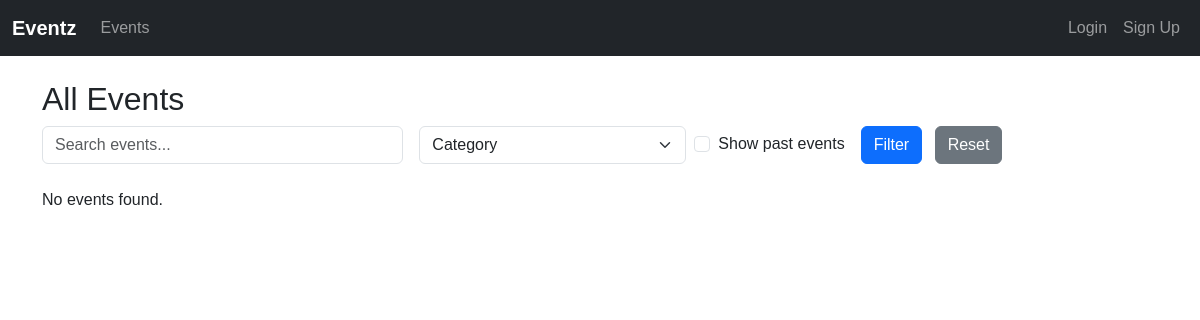
/events/, run on an earlier commit of the app's database.
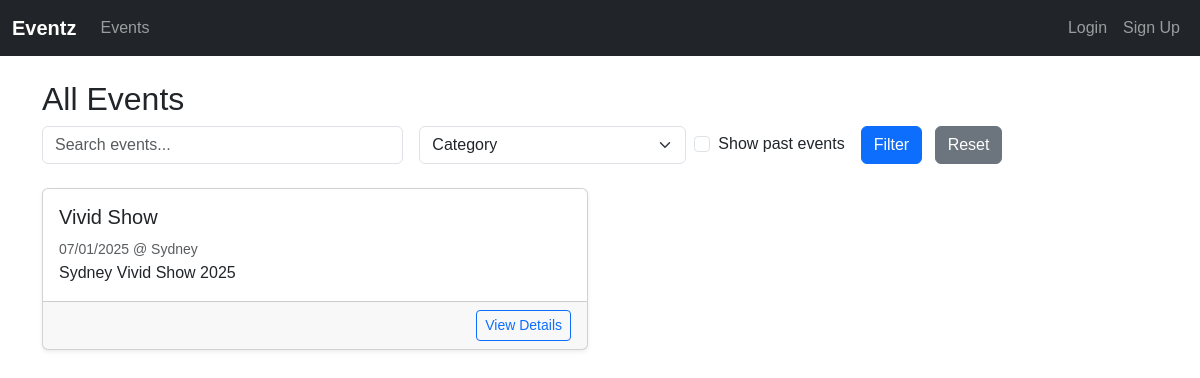
And on a later commit of the database.
### events/models.py (models this page shows, shortened)
class Event(models.Model):
    title = models.CharField("Event Title", max_length=200)
    description = models.TextField(blank=True)
    category = models.ForeignKey(Category, on_delete=models.SET_NULL, null=True, blank=True)
    start_time = models.DateTimeField("Start Date & Time")
    end_time = models.DateTimeField("End Date & Time", null=True, blank=True)
    location = models.CharField(max_length=200)
    organizer = models.ForeignKey(User, on_delete=models.CASCADE, related_name="organized_events")
    price = models.DecimalField(max_digits=8, decimal_places=2, default=0.00,
                                help_text="Ticket price (set 0 for free event)")
    capacity = models.PositiveIntegerField(null=True, blank=True, help_text="Max tickets available (blank if unlimited)")
    image = models.ImageField(upload_to='events/images/', blank=True, null=True)

### events/views.py (the view)
# urls.py: path('events/', views.event_list, name='event_list'),
def event_list(request):
    events = Event.objects.all().order_by('start_time')
    query = request.GET.get('q')
    category_id = request.GET.get('category')
    show_past = request.GET.get('show_past')
    if query:
        events = events.filter(Q(title__icontains=query) | Q(description__icontains=query))
    if category_id:
        events = events.filter(category_id=category_id)
    else:
        category_id = ''  # for template, to not select any category
    if not show_past:
        events = events.filter(start_time__gte=timezone.now())
    categories = Category.objects.all()
    return render(request, 'events/event_list.html', {
        'events': events,
        'categories': categories,
        'selected_category': category_id,
        'query': query or '',
        'show_past': bool(show_past),
    })

### events/templates/events/event_list.html (shortened to what this page needs)
{% extends 'events/base.html' %}
{% load static %}
{% block content %}
<h2>All Events</h2>
<form method="get" class="row gy-2 gx-3 align-items-center mb-4">
  <div class="col-sm-4">
    <input type="text" name="q" value="{{ query }}" class="form-control" placeholder="Search events...">
  </div>
  <div class="col-sm-3">
    <select name="category" class="form-select">
      <option value="" disabled selected hidden>Category</option>
    </select>
  </div>
  <div class="col-auto form-check">
    <input type="checkbox" name="show_past" value="1" class="form-check-input" id="id_show_past" {% if show_past %}checked{% endif %}>
    <label class="form-check-label" for="id_show_past">Show past events</label>
  </div>
  <div class="col-auto">
    <button type="submit" class="btn btn-primary">Filter</button>
    <a href="{% url 'event_list' %}" class="btn btn-secondary ms-2">Reset</a>
  </div>
</form>
{% if events %}
  <div class="row row-cols-1 row-cols-md-2 g-4">
    {% for event in events %}
      <div class="col">
        <div class="card h-100 shadow-sm">
          <div class="card-body">
            <h5 class="card-title">{{ event.title }}</h5>
            <p class="card-text">
              <small class="text-muted">
                {{ event.start_time|date:"SHORT_DATE_FORMAT" }} {{ event.start_time|time:"SHORT_TIME_FORMAT" }}
                {% if event.location %} @ {{ event.location }}{% endif %}
              </small><br>
              {{ event.description|truncatewords:20 }}
            </p>
          </div>
          <div class="card-footer text-end">
            <a href="{% url 'event_detail' event.id %}" class="btn btn-outline-primary btn-sm">View Details</a>
          </div>
        </div>
      </div>
    {% endfor %}
  </div>
{% else %}
  <p>No events found.</p>
{% endif %}
{% endblock %}

What changed in the data, as far as the page shows it:
added Event: title "Vivid Show", start_time "07/01/2025", location "Sydney", description "Sydney Vivid Show 2025"
Also different on the page:
text no longer shown: "No events found."
